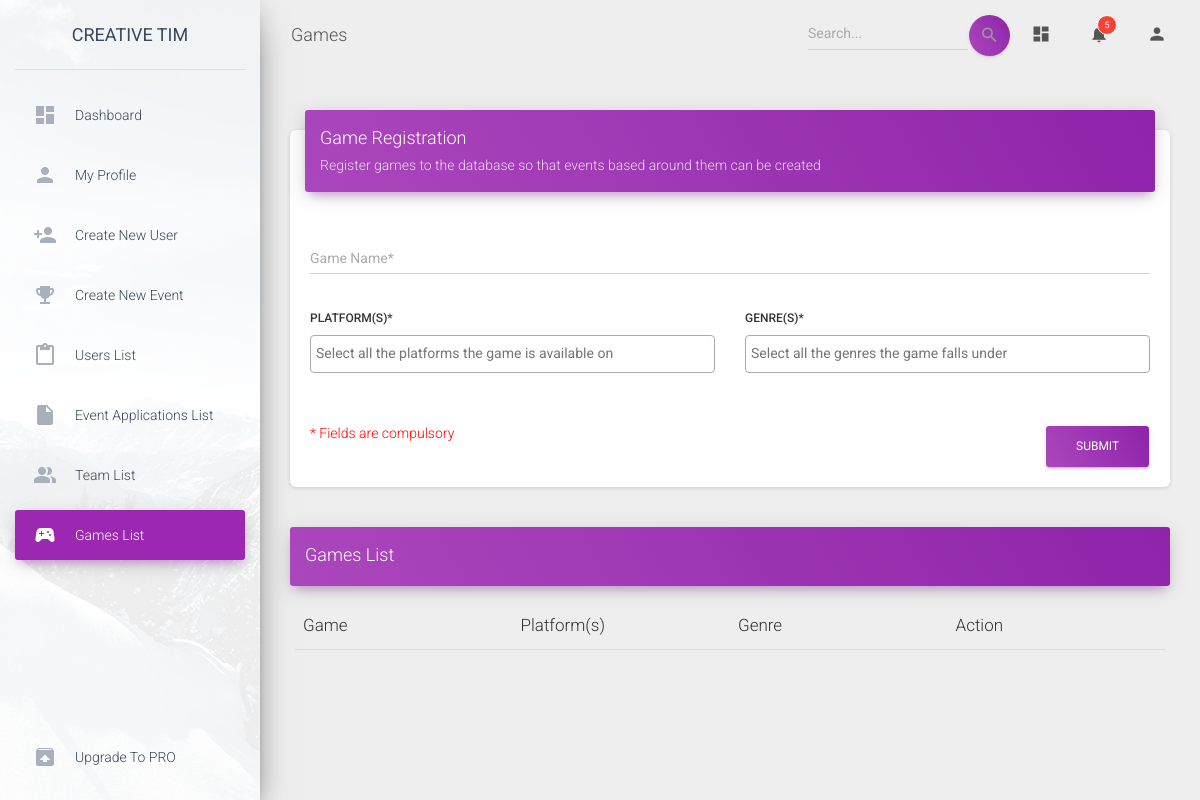
Page /dashboard_module/game_list.php on the earlier database version.
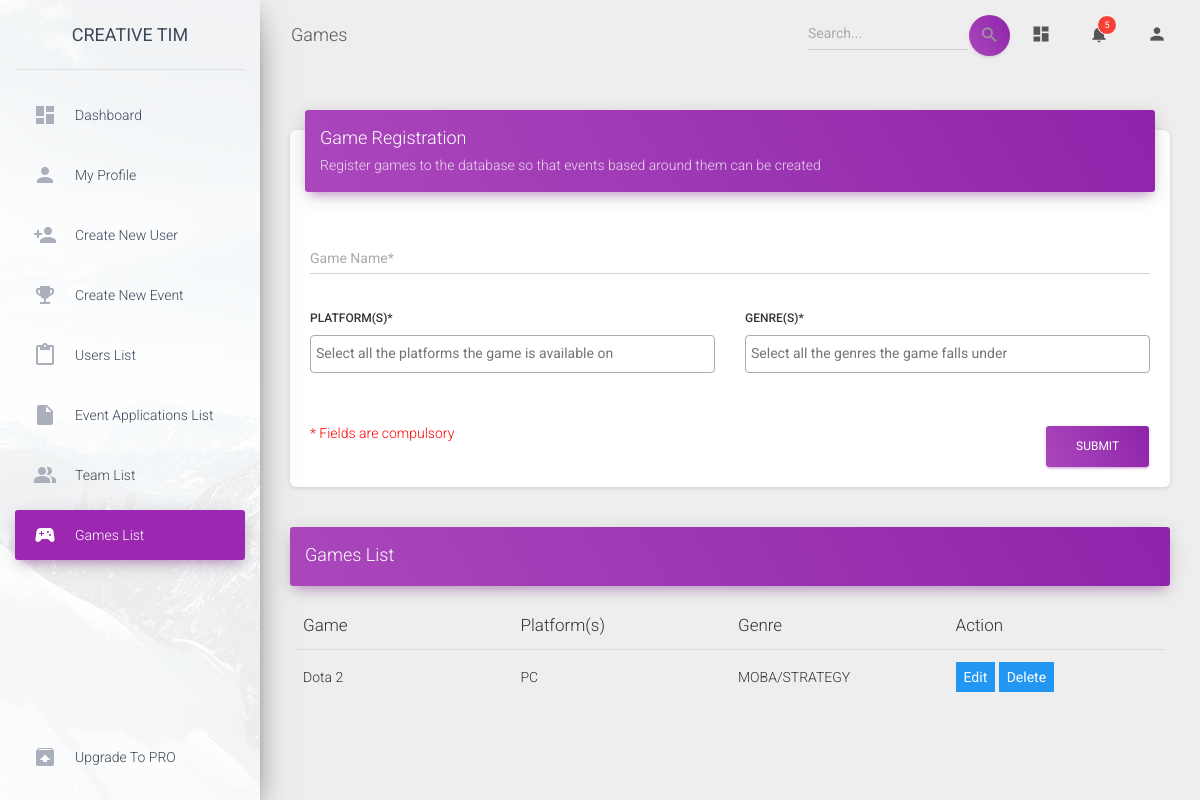
Same page on the later database version.
### tables this page shows
CREATE TABLE `games` (
  `game_id` int(11) NOT NULL,
  `game_name` varchar(50) NOT NULL,
  `platforms` varchar(50) NOT NULL,
  `genres` varchar(150) NOT NULL,
  `created_by` int(11) NOT NULL,
  `created_at` datetime NOT NULL,
  `updated_at` datetime DEFAULT NULL,
  `deleted_at` datetime DEFAULT NULL
);

### dashboard_module/game_list.php (the view, shortened to what the changed rows need)
<!DOCTYPE html>
<html lang="en">
<?php
  $con = DatabaseConn();
  $sql_games = "SELECT `game_name`,`platforms`,`genres`, `game_id` FROM `games`";
  $games = mysqli_query($con, $sql_games);
?>
<head>
  <link rel="stylesheet" href="https://maxcdn.bootstrapcdn.com/font-awesome/latest/css/font-awesome.min.css">
  <link href="assets/css/material-dashboard.css?v=2.1.2" rel="stylesheet" />
  <link href="assets/demo/demo.css" rel="stylesheet" />
  <link rel="stylesheet" type="text/css" href="vendor/select2/select2.min.css">
</head>
<body class="">
  <div class="wrapper ">
    <div class="main-panel">
      <div class="content">
        <div class="container-fluid">
          <div class="row">
            <div class="col-md-12">
              <div class="card card-plain">
                <div class="card-body">
                  <div class="table-responsive">
                    <table class="table table-hover" style="table-layout: fixed;">
                      <thead class="">
                        <th>Game</th>
                        <th>Platform(s)</th>
                        <th>Genre</th>
                        <th>Action</th>
                      </thead>
                      <tbody>
                        <?php if ($games) { ?>
                        <?php while($row = mysqli_fetch_array($games)):;?>
                        <tr>
                          <td><span><?php echo $row[0];?></span></td>
                          <td style="word-wrap: break-word"><span><?php echo str_replace(',', '/', $row[1]);?></span></td>
                          <td style="word-wrap: break-word"><span><?php echo str_replace(',', '/', $row[2]);?></span></td>
                          <td><button  class ="btn-primary" style="border-color: transparent;" onclick="edit_game('<?php echo $row[3];?>')">Edit</button>
                          <button  class ="btn-primary" style="border-color: transparent;" onclick="delete_game('<?php echo $row[3];?>', '<?php echo $row[0];?>')">Delete</button>
                        </tr>
                        <?php endwhile;?>
                        <?php } ?>
                      </tbody>
                    </table>
                  </div>
                </div>
              </div>
            </div>
          </div>
        </div>
      </div>
    </div>
  </div>
</body>
</html>

Differences in the rows shown:
added games: game_name "Dota 2", platforms "PC", genres "MOBA/STRATEGY"
